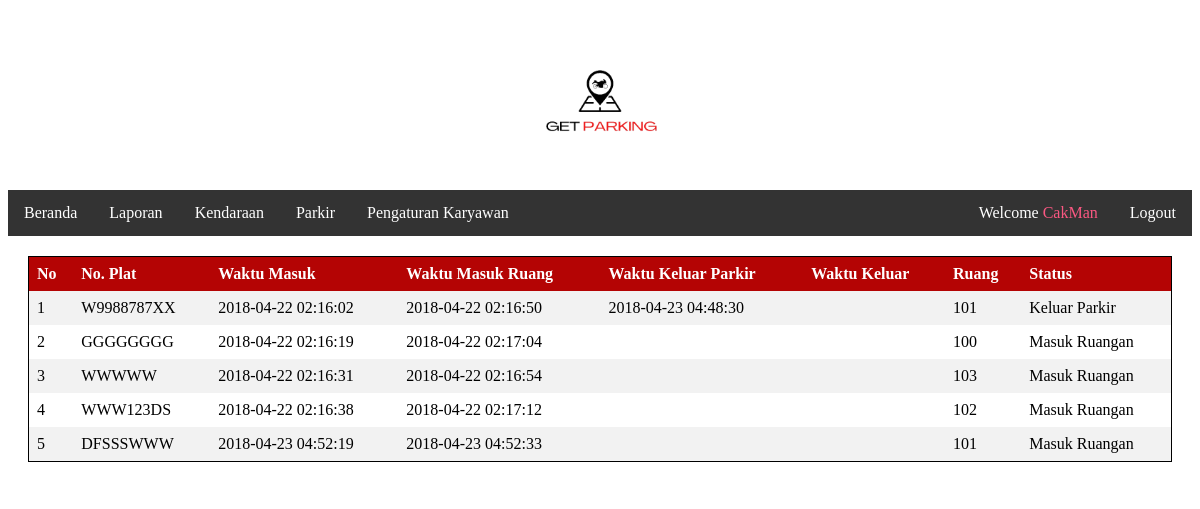
The page /log-parkir.php (signed in) on the database its author committed.
### tables this page shows
CREATE TABLE IF NOT EXISTS `tbmobil` (
`idmobil` int(11) NOT NULL,
  `plat_nomor` varchar(16) NOT NULL,
  `jenis` varchar(30) NOT NULL,
  `waktu_masuk` varchar(30) NOT NULL,
  `waktu_masuk_ruang` varchar(30) NOT NULL,
  `waktu_keluar_ruang` varchar(30) NOT NULL,
  `waktu_keluar` varchar(30) NOT NULL,
  `ruang` varchar(20) NOT NULL,
  `status` varchar(20) NOT NULL
);

### www/log-parkir.php (the view, shortened to what this page needs)
<?php
include "koneksi.php";
?>
<!DOCTYPE html>
<html>
<head>
<link rel="stylesheet" type="text/css" href="styles.css"/>
</head>
<body>
<center>
    <img src="images/logo.png" style="width: 15%"/>
</center>
<ul class="topnav">
	<?php if($_SESSION['level'] == 'admin'){ ?>
  <li><a href="home.php">Beranda</a></li>
  <li class="dropdown"><a href="javascript:void(0)" class="dropbtn">Laporan</a>
  </li>
  <li class="dropdown"><a href="javascript:void(0)" class="dropbtn">Kendaraan</a>
  </li>
    <li class="dropdown"><a href="javascript:void(0)" class="dropbtn">Parkir</a>
    </li>
    <li class="dropdown">
      <a href="javascript:void(0)" class="dropbtn">Pengaturan Karyawan</a>
    </li>
    <li class="right"><a href="logout.php">Logout</a></li>
    <li class="right"><font style="display: block;color: white;text-align: center;padding: 14px 16px;text-decoration: none;"><? echo "Welcome  "?><font style="color: #FA5882;"><? echo $_SESSION['namalengkap'] ?></font></font></li>
  <?php }if($_SESSION['level'] == 'kr'){ ?>
    <li><a href="home.php">Beranda</a></li>
    <li class="dropdown"><a href="javascript:void(0)" class="dropbtn">Laporan</a>
      <div class="dropdown-content">
        <a href="log-parkir.php">Laporan Parkir</a>
      </div>
    </li>
      <li class="dropdown"><a href="javascript:void(0)" class="dropbtn">Parkir</a>
        <div class="dropdown-content">
          <a href="tambah-parkir.php">Tambah Ruang Parkir</a>
          <a href="data-parkir.php">Data Ruang Parkir</a>
        </div>
      </li>
      <li class="right"><a href="logout.php">Logout</a></li>
      <li class="right"><font style="display: block;color: white;text-align: center;padding: 14px 16px;text-decoration: none;"><? echo "Welcome  "?><font style="color: #FA5882;"><? echo $_SESSION['namalengkap'] ?></font></font></li>
<?php }if($_SESSION['level'] == 'kp1' || $_SESSION['level'] == 'kp2'){?>
  <li><a href="home.php">Beranda</a></li>
  <li class="dropdown"><a href="javascript:void(0)" class="dropbtn">Laporan</a>
    <div class="dropdown-content">
      <a href="log-parkir.php">Laporan Parkir</a>
          </div>
  </li>
  <li class="dropdown"><a href="javascript:void(0)" class="dropbtn">Kendaraan</a>
      <div class="dropdown-content">
        <a href="entry-mobil.php">Entry Kendaraan Masuk</a>
        <a href="mobilaktif.php">Data Kendaraan Aktif</a>
      </div>
  </li>
    <li class="right"><a href="logout.php">Logout</a></li>
    <li class="right"><font style="display: block;color: white;text-align: center;padding: 14px 16px;text-decoration: none;"><? echo "Welcome  "?><font style="color: #FA5882;"><? echo $_SESSION['namalengkap'] ?></font></font></li>
    <?php }?>
  </ul>
<div>
  <table class="table" height=90% width=90% align=center>
		<tr>
			<th>No</th>
			<th>No. Plat</th>
			<th>Waktu Masuk</th>
      <th>Waktu Masuk Ruang</th>
      <th>Waktu Keluar Parkir</th>
      <th>Waktu Keluar</th>
			<th>Ruang</th>
			<th>Status</th>
		</tr>
		<?php
		$query_mysql = mysqli_query($connect,"SELECT * FROM tbmobil");
		$nomor = 1;
		while($data = mysqli_fetch_array($query_mysql)){
		?>
		<tr>
			<td><?php echo $nomor++; ?></td>
			<td><?php echo $data['plat_nomor']; ?></td>
			<td><?php echo $data['waktu_masuk']; ?></td>
      <td><?php echo $data['waktu_masuk_ruang']; ?></td>
      <td><?php echo $data['waktu_keluar_ruang']; ?></td>
			<td><?php echo $data['waktu_keluar']; ?></td>
			<td><?php echo $data['ruang']; ?></td>
      <td><?php echo $data['status']; ?></td>
		</tr>
		<?php } ?>
	</table>
</div>
</body>
</html>

### www/styles.css (style rules this page uses)
ul { list-style-type: none; margin: 0; padding: 0; overflow: hidden; background-color: #333; }
li { float: left; }
li a, .dropbtn { display: inline-block; color: white; text-align: center; padding: 14px 16px; text-decoration: none; }
li.dropdown { display: inline-block; }
ul.topnav li.right { float: right; }
body { background-color: #FFFFFF; }
div { border-radius: 5px; padding: 20px; background-color: #FFFFFF; }

### www/log-parkir.php (style rules this page uses)
table { border-collapse: collapse; width: 100%; border: 1px solid black; }
th, td { text-align: left; padding: 8px; }
tr:nth-child(even) { background-color: #f2f2f2 }
th { background-color: #B40404; color: white; }

### rows shown on the page
tbmobil: plat_nomor "W9988787XX", waktu_masuk "2018-04-22 02:16:02", waktu_masuk_ruang "2018-04-22 02:16:50", waktu_keluar_ruang "2018-04-23 04:48:30", ruang "101", status "Keluar Parkir"
tbmobil: plat_nomor "GGGGGGGG", waktu_masuk "2018-04-22 02:16:19", waktu_masuk_ruang "2018-04-22 02:17:04", ruang "100", status "Masuk Ruangan"
tbmobil: plat_nomor "WWWWW", waktu_masuk "2018-04-22 02:16:31", waktu_masuk_ruang "2018-04-22 02:16:54", ruang "103", status "Masuk Ruangan"
tbmobil: plat_nomor "WWW123DS", waktu_masuk "2018-04-22 02:16:38", waktu_masuk_ruang "2018-04-22 02:17:12", ruang "102", status "Masuk Ruangan"
tbmobil: plat_nomor "DFSSSWWW", waktu_masuk "2018-04-23 04:52:19", waktu_masuk_ruang "2018-04-23 04:52:33", ruang "101", status "Masuk Ruangan"

### other values the page prints
$_SESSION['namalengkap'] "CakMan"
